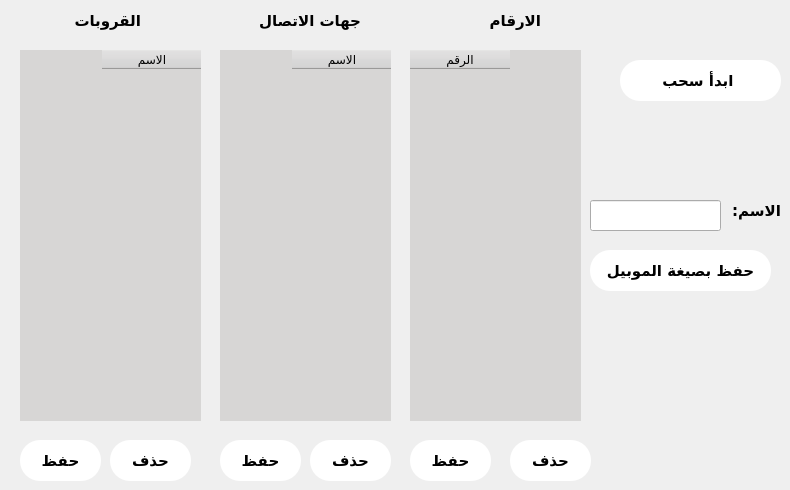
     <widget class="QWidget" name="tab_5">
      <attribute name="title">
       <string>سحب جهات الاتصال</string>
      </attribute>
      <widget class="QPushButton" name="pushButton_25">
       <property name="geometry">
        <rect>
         <x>620</x>
         <y>60</y>
         <width>161</width>
         <height>41</height>
        </rect>
       </property>
       <property name="font">
        <font>
         <family>Almarai</family>
         <pointsize>11</pointsize>
         <weight>75</weight>
         <bold>true</bold>
        </font>
       </property>
       <property name="cursor">
        <cursorShape>PointingHandCursor</cursorShape>
       </property>
       <property name="styleSheet">
        <string notr="true">border-radius: 20px;
background-color: rgb(255, 255, 255);
</string>
       </property>
       <property name="text">
        <string>ابدأ سحب </string>
       </property>
       <property name="iconSize">
        <size>
         <width>200</width>
         <height>50</height>
        </size>
       </property>
      </widget>
      <widget class="QTableWidget" name="tableWidget_5">
       <property name="geometry">
        <rect>
         <x>20</x>
         <y>50</y>
         <width>181</width>
         <height>371</height>
        </rect>
       </property>
       <property name="layoutDirection">
        <enum>Qt::RightToLeft</enum>
       </property>
       <property name="autoFillBackground">
        <bool>false</bool>
       </property>
       <property name="styleSheet">
        <string notr="true">border: none;
background-color: #d7d6d5;
</string>
       </property>
       <property name="textElideMode">
        <enum>Qt::ElideRight</enum>
       </property>
       <column>
        <property name="text">
         <string>الاسم</string>
        </property>
       </column>
      </widget>
      <widget class="QPushButton" name="pushButton_26">
       <property name="geometry">
        <rect>
         <x>20</x>
         <y>440</y>
         <width>81</width>
         <height>41</height>
        </rect>
       </property>
       <property name="font">
        <font>
         <family>Almarai</family>
         <pointsize>11</pointsize>
         <weight>75</weight>
         <bold>true</bold>
        </font>
       </property>
       <property name="cursor">
        <cursorShape>PointingHandCursor</cursorShape>
       </property>
       <property name="styleSheet">
        <string notr="true">border-radius: 20px;
background-color: rgb(255, 255, 255);
</string>
       </property>
       <property name="text">
        <string>حفظ</string>
       </property>
       <property name="iconSize">
        <size>
         <width>200</width>
         <height>50</height>
        </size>
       </property>
      </widget>
      <widget class="QPushButton" name="pushButton_27">
       <property name="geometry">
        <rect>
         <x>110</x>
         <y>440</y>
         <width>81</width>
         <height>41</height>
        </rect>
       </property>
       <property name="font">
        <font>
         <family>Almarai</family>
         <pointsize>11</pointsize>
         <weight>75</weight>
         <bold>true</bold>
        </font>
       </property>
       <property name="cursor">
        <cursorShape>PointingHandCursor</cursorShape>
       </property>
       <property name="styleSheet">
        <string notr="true">border-radius: 20px;
background-color: rgb(255, 255, 255);
</string>
       </property>
       <property name="text">
        <string>حذف</string>
       </property>
       <property name="iconSize">
        <size>
         <width>200</width>
         <height>50</height>
        </size>
       </property>
      </widget>
      <widget class="QTableWidget" name="tableWidget_10">
       <property name="geometry">
        <rect>
         <x>410</x>
         <y>50</y>
         <width>171</width>
         <height>371</height>
        </rect>
       </property>
       <property name="layoutDirection">
        <enum>Qt::LeftToRight</enum>
       </property>
       <property name="autoFillBackground">
        <bool>false</bool>
       </property>
       <property name="styleSheet">
        <string notr="true">border: none;
background-color: #d7d6d5;
</string>
       </property>
       <property name="textElideMode">
        <enum>Qt::ElideRight</enum>
       </property>
       <column>
        <property name="text">
         <string>الرقم</string>
        </property>
       </column>
      </widget>
      <widget class="QPushButton" name="pushButton_38">
       <property name="geometry">
        <rect>
         <x>510</x>
         <y>440</y>
         <width>81</width>
         <height>41</height>
        </rect>
       </property>
       <property name="font">
        <font>
         <family>Almarai</family>
         <pointsize>11</pointsize>
         <weight>75</weight>
         <bold>true</bold>
        </font>
       </property>
       <property name="cursor">
        <cursorShape>PointingHandCursor</cursorShape>
       </property>
       <property name="styleSheet">
        <string notr="true">border-radius: 20px;
background-color: rgb(255, 255, 255);
</string>
       </property>
       <property name="text">
        <string>حذف</string>
       </property>
       <property name="iconSize">
        <size>
         <width>200</width>
         <height>50</height>
        </size>
       </property>
      </widget>
      <widget class="QPushButton" name="pushButton_39">
       <property name="geometry">
        <rect>
         <x>410</x>
         <y>440</y>
         <width>81</width>
         <height>41</height>
        </rect>
       </property>
       <property name="font">
        <font>
         <family>Almarai</family>
         <pointsize>11</pointsize>
         <weight>75</weight>
         <bold>true</bold>
        </font>
       </property>
       <property name="cursor">
        <cursorShape>PointingHandCursor</cursorShape>
       </property>
       <property name="styleSheet">
        <string notr="true">border-radius: 20px;
background-color: rgb(255, 255, 255);
</string>
       </property>
       <property name="text">
        <string>حفظ</string>
       </property>
       <property name="iconSize">
        <size>
         <width>200</width>
         <height>50</height>
        </size>
       </property>
      </widget>
      <widget class="QPushButton" name="pushButton_40">
       <property name="geometry">
        <rect>
         <x>310</x>
         <y>440</y>
         <width>81</width>
         <height>41</height>
        </rect>
       </property>
       <property name="font">
        <font>
         <family>Almarai</family>
         <pointsize>11</pointsize>
         <weight>75</weight>
         <bold>true</bold>
        </font>
       </property>
       <property name="cursor">
        <cursorShape>PointingHandCursor</cursorShape>
       </property>
       <property name="styleSheet">
        <string notr="true">border-radius: 20px;
background-color: rgb(255, 255, 255);
</string>
       </property>
       <property name="text">
        <string>حذف</string>
       </property>
       <property name="iconSize">
        <size>
         <width>200</width>
         <height>50</height>
        </size>
       </property>
      </widget>
      <widget class="QTableWidget" name="tableWidget_11">
       <property name="geometry">
        <rect>
         <x>220</x>
         <y>50</y>
         <width>171</width>
         <height>371</height>
        </rect>
       </property>
       <property name="layoutDirection">
        <enum>Qt::RightToLeft</enum>
       </property>
       <property name="autoFillBackground">
        <bool>false</bool>
       </property>
       <property name="styleSheet">
        <string notr="true">border: none;
background-color: #d7d6d5;
</string>
       </property>
       <property name="textElideMode">
        <enum>Qt::ElideRight</enum>
       </property>
       <column>
        <property name="text">
         <string>الاسم</string>
        </property>
       </column>
      </widget>
      <widget class="QPushButton" name="pushButton_41">
       <property name="geometry">
        <rect>
         <x>220</x>
         <y>440</y>
         <width>81</width>
         <height>41</height>
        </rect>
       </property>
       <property name="font">
        <font>
         <family>Almarai</family>
         <pointsize>11</pointsize>
         <weight>75</weight>
         <bold>true</bold>
        </font>
       </property>
       <property name="cursor">
        <cursorShape>PointingHandCursor</cursorShape>
       </property>
       <property name="styleSheet">
        <string notr="true">border-radius: 20px;
background-color: rgb(255, 255, 255);
</string>
       </property>
       <property name="text">
        <string>حفظ</string>
       </property>
       <property name="iconSize">
        <size>
         <width>200</width>
         <height>50</height>
        </size>
       </property>
      </widget>
      <widget class="QLabel" name="label_11">
       <property name="geometry">
        <rect>
         <x>60</x>
         <y>10</y>
         <width>81</width>
         <height>21</height>
        </rect>
       </property>
       <property name="font">
        <font>
         <family>Almarai</family>
         <pointsize>11</pointsize>
         <weight>75</weight>
         <bold>true</bold>
        </font>
       </property>
       <property name="layoutDirection">
        <enum>Qt::LeftToRight</enum>
       </property>
       <property name="text">
        <string>القروبات</string>
       </property>
      </widget>
      <widget class="QLabel" name="label_12">
       <property name="geometry">
        <rect>
         <x>240</x>
         <y>10</y>
         <width>121</width>
         <height>21</height>
        </rect>
       </property>
       <property name="font">
        <font>
         <family>Almarai</family>
         <pointsize>11</pointsize>
         <weight>75</weight>
         <bold>true</bold>
        </font>
       </property>
       <property name="layoutDirection">
        <enum>Qt::LeftToRight</enum>
       </property>
       <property name="text">
        <string>جهات الاتصال</string>
       </property>
      </widget>
      <widget class="QLabel" name="label_13">
       <property name="geometry">
        <rect>
         <x>460</x>
         <y>10</y>
         <width>81</width>
         <height>21</height>
        </rect>
       </property>
       <property name="font">
        <font>
         <family>Almarai</family>
         <pointsize>11</pointsize>
         <weight>75</weight>
         <bold>true</bold>
        </font>
       </property>
       <property name="layoutDirection">
        <enum>Qt::LeftToRight</enum>
       </property>
       <property name="text">
        <string>الارقام</string>
       </property>
      </widget>
      <widget class="QLineEdit" name="lineEdit_3">
       <property name="geometry">
        <rect>
         <x>590</x>
         <y>200</y>
         <width>131</width>
         <height>31</height>
        </rect>
       </property>
      </widget>
      <widget class="QLabel" name="label_17">
       <property name="geometry">
        <rect>
         <x>680</x>
         <y>200</y>
         <width>101</width>
         <height>21</height>
        </rect>
       </property>
       <property name="font">
        <font>
         <family>Almarai</family>
         <pointsize>11</pointsize>
         <weight>75</weight>
         <bold>true</bold>
        </font>
       </property>
       <property name="text">
        <string>الاسم:</string>
       </property>
      </widget>
      <widget class="QPushButton" name="pushButton_47">
       <property name="geometry">
        <rect>
         <x>590</x>
         <y>250</y>
         <width>181</width>
         <height>41</height>
        </rect>
       </property>
       <property name="font">
        <font>
         <family>Almarai</family>
         <pointsize>11</pointsize>
         <weight>75</weight>
         <bold>true</bold>
        </font>
       </property>
       <property name="cursor">
        <cursorShape>PointingHandCursor</cursorShape>
       </property>
       <property name="styleSheet">
        <string notr="true">border-radius: 20px;
background-color: rgb(255, 255, 255);
</string>
       </property>
       <property name="text">
        <string>حفظ بصيغة الموبيل</string>
       </property>
       <property name="iconSize">
        <size>
         <width>200</width>
         <height>50</height>
        </size>
       </property>
      </widget>
     </widget>
